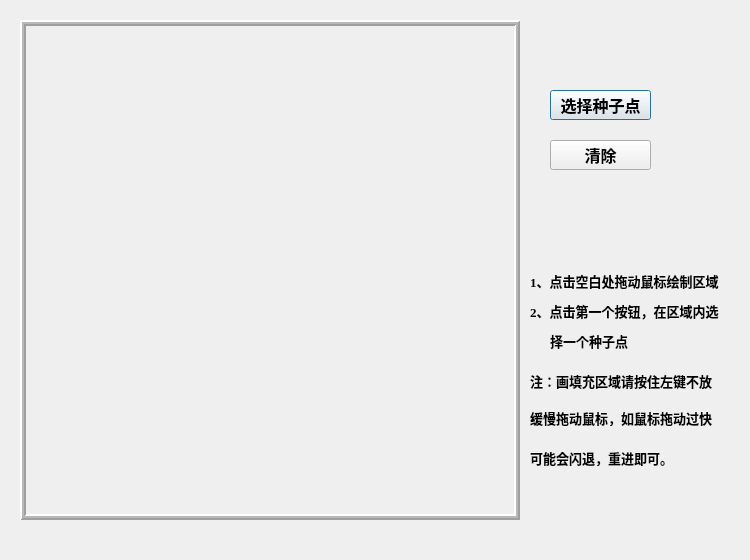
<?xml version="1.0" encoding="UTF-8"?>
<ui version="4.0">
 <class>Fill</class>
 <widget class="QDialog" name="Fill">
  <property name="geometry">
   <rect>
    <x>0</x>
    <y>0</y>
    <width>750</width>
    <height>560</height>
   </rect>
  </property>
  <property name="windowTitle">
   <string>Dialog</string>
  </property>
  <widget class="QLabel" name="label">
   <property name="geometry">
    <rect>
     <x>20</x>
     <y>20</y>
     <width>500</width>
     <height>500</height>
    </rect>
   </property>
   <property name="frameShape">
    <enum>QFrame::Box</enum>
   </property>
   <property name="frameShadow">
    <enum>QFrame::Raised</enum>
   </property>
   <property name="lineWidth">
    <number>2</number>
   </property>
   <property name="midLineWidth">
    <number>2</number>
   </property>
   <property name="text">
    <string/>
   </property>
  </widget>
  <widget class="QPushButton" name="SelectFeedBtn">
   <property name="geometry">
    <rect>
     <x>550</x>
     <y>90</y>
     <width>101</width>
     <height>30</height>
    </rect>
   </property>
   <property name="font">
    <font>
     <family>Aharoni</family>
     <pointsize>12</pointsize>
     <weight>75</weight>
     <bold>true</bold>
    </font>
   </property>
   <property name="text">
    <string>选择种子点</string>
   </property>
  </widget>
  <widget class="QPushButton" name="ClearBtn">
   <property name="geometry">
    <rect>
     <x>550</x>
     <y>140</y>
     <width>101</width>
     <height>30</height>
    </rect>
   </property>
   <property name="font">
    <font>
     <family>Aharoni</family>
     <pointsize>12</pointsize>
     <weight>75</weight>
     <bold>true</bold>
    </font>
   </property>
   <property name="text">
    <string>清除</string>
   </property>
  </widget>
  <widget class="QLabel" name="label_2">
   <property name="geometry">
    <rect>
     <x>530</x>
     <y>360</y>
     <width>211</width>
     <height>41</height>
    </rect>
   </property>
   <property name="font">
    <font>
     <family>Aharoni</family>
     <pointsize>10</pointsize>
     <weight>75</weight>
     <bold>true</bold>
    </font>
   </property>
   <property name="text">
    <string>注：画填充区域请按住左键不放</string>
   </property>
  </widget>
  <widget class="QLabel" name="label_3">
   <property name="geometry">
    <rect>
     <x>530</x>
     <y>410</y>
     <width>201</width>
     <height>16</height>
    </rect>
   </property>
   <property name="font">
    <font>
     <family>Aharoni</family>
     <pointsize>10</pointsize>
     <weight>75</weight>
     <bold>true</bold>
    </font>
   </property>
   <property name="text">
    <string>缓慢拖动鼠标，如鼠标拖动过快</string>
   </property>
  </widget>
  <widget class="QLabel" name="label_4">
   <property name="geometry">
    <rect>
     <x>530</x>
     <y>450</y>
     <width>201</width>
     <height>16</height>
    </rect>
   </property>
   <property name="font">
    <font>
     <family>Aharoni</family>
     <pointsize>10</pointsize>
     <weight>75</weight>
     <bold>true</bold>
    </font>
   </property>
   <property name="text">
    <string>可能会闪退，重进即可。</string>
   </property>
  </widget>
  <widget class="QLabel" name="label_5">
   <property name="geometry">
    <rect>
     <x>530</x>
     <y>260</y>
     <width>211</width>
     <height>41</height>
    </rect>
   </property>
   <property name="font">
    <font>
     <family>Times New Roman</family>
     <pointsize>10</pointsize>
     <weight>75</weight>
     <bold>true</bold>
    </font>
   </property>
   <property name="text">
    <string>1、点击空白处拖动鼠标绘制区域</string>
   </property>
  </widget>
  <widget class="QLabel" name="label_6">
   <property name="geometry">
    <rect>
     <x>530</x>
     <y>290</y>
     <width>211</width>
     <height>41</height>
    </rect>
   </property>
   <property name="font">
    <font>
     <family>Times New Roman</family>
     <pointsize>10</pointsize>
     <weight>75</weight>
     <bold>true</bold>
    </font>
   </property>
   <property name="text">
    <string>2、点击第一个按钮，在区域内选</string>
   </property>
  </widget>
  <widget class="QLabel" name="label_7">
   <property name="geometry">
    <rect>
     <x>550</x>
     <y>320</y>
     <width>211</width>
     <height>41</height>
    </rect>
   </property>
   <property name="font">
    <font>
     <family>Times New Roman</family>
     <pointsize>10</pointsize>
     <weight>75</weight>
     <bold>true</bold>
    </font>
   </property>
   <property name="text">
    <string>择一个种子点</string>
   </property>
  </widget>
 </widget>
 <resources/>
 <connections/>
</ui>
